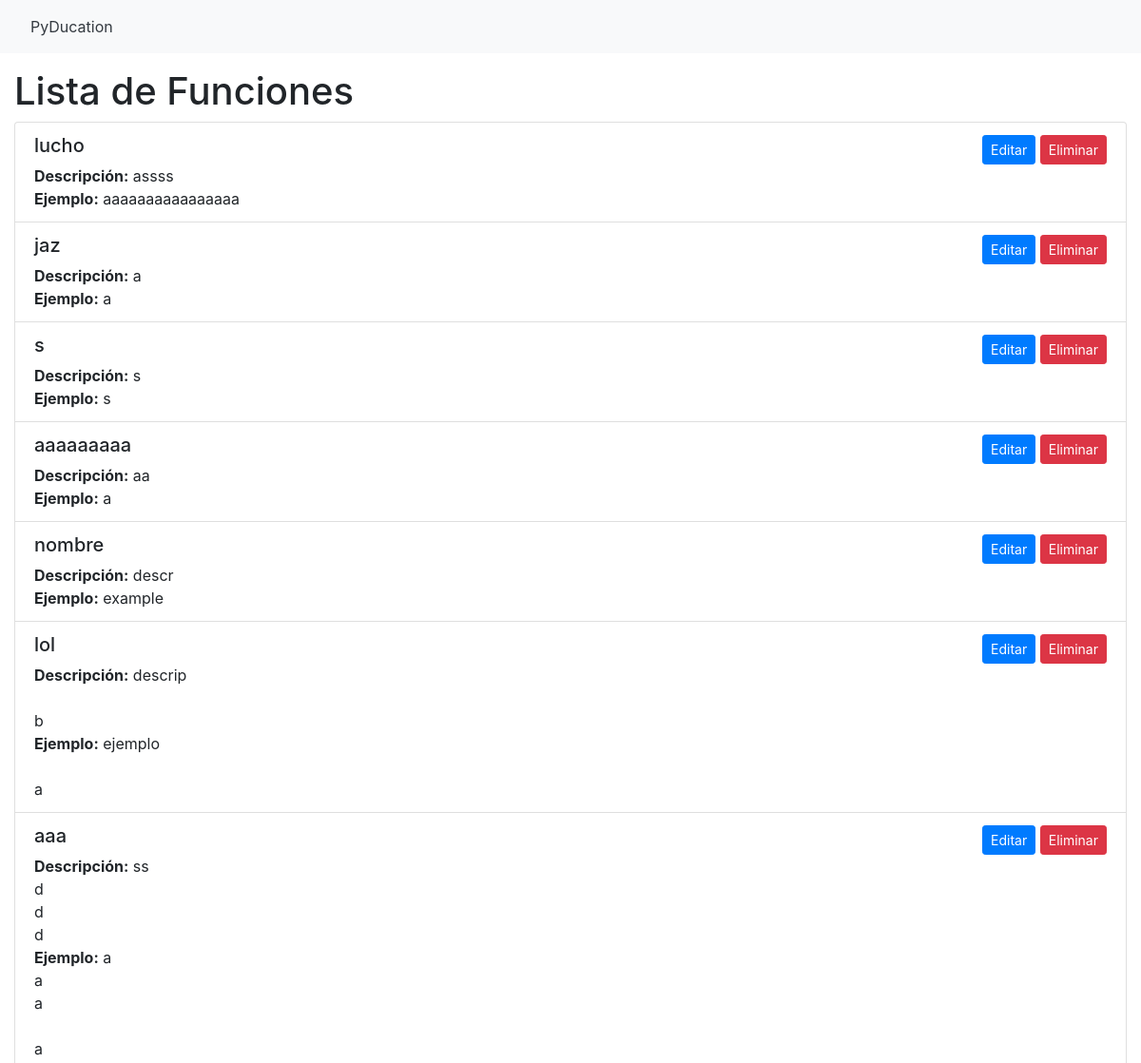
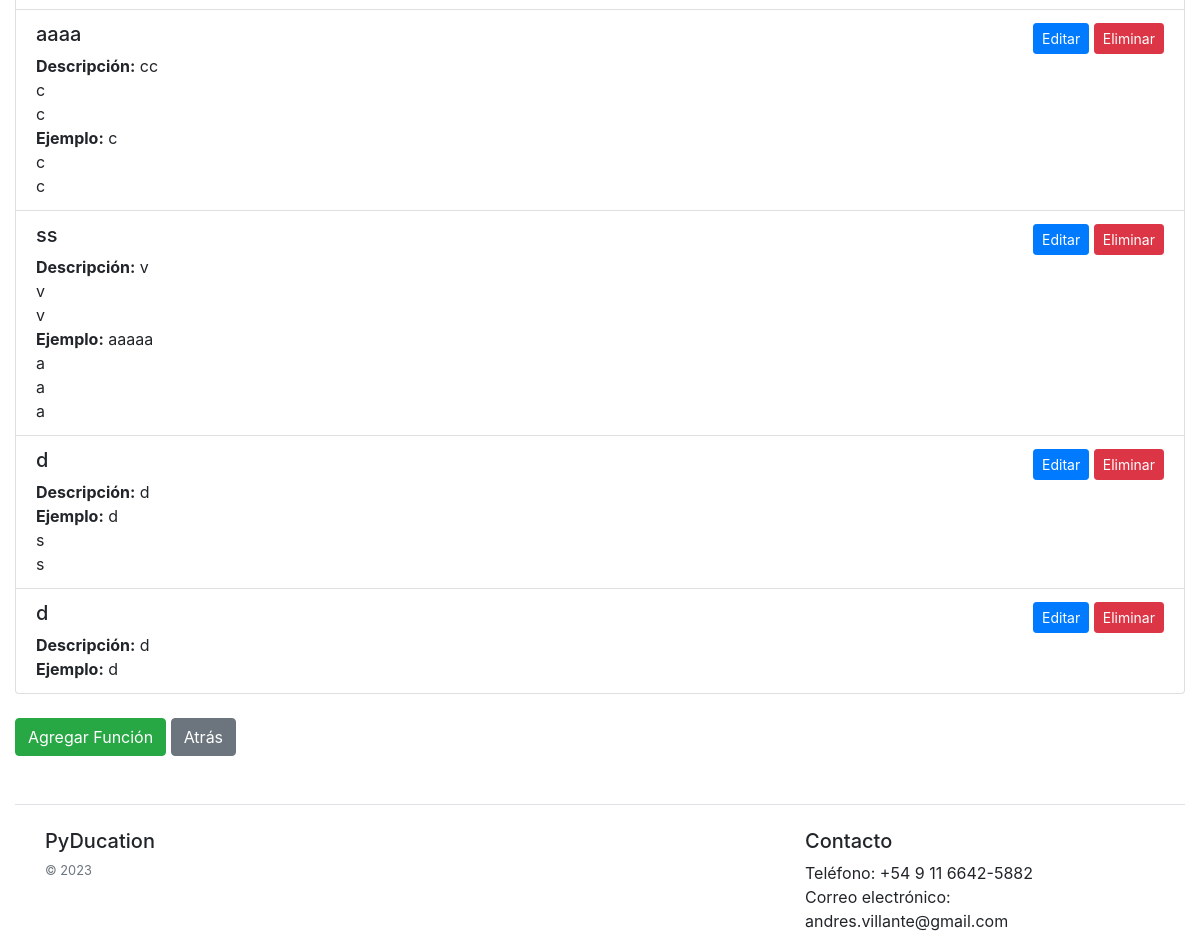
The page /functions_list/ on the database its author committed (2 pictures, top to bottom).
### blog/models.py (models this page shows)
class Function(models.Model):
    name = models.CharField(max_length=100)
    description = models.TextField()
    example = models.TextField()
    functions_created_by = models.ForeignKey(
        User,
        on_delete=models.CASCADE,
        related_name='functions_create',
        null=True,
        blank=True,
        default=None,
    )

### blog/views.py (the view)
# urls.py: path('functions_list/', FunctionListView.as_view(), name='function_list'),
class FunctionListView(ListView):
    model = Function
    template_name = 'functions/function_list.html'
    context_object_name = 'functions'

### PyDucation/templates/functions/function_list.html
{% extends 'PyDucation/base.html' %}
{% block content %}
  <h1>Lista de Funciones</h1>
  <ul class="list-group">
    {% for function in functions %}
      <li class="list-group-item">
        <div class="d-flex justify-content-between align-items-center">
          <h5>{{ function.name }}</h5>
          <div>
            <a href="{% url 'function_update' function.pk %}" class="btn btn-primary btn-sm">Editar</a>
            <a href="{% url 'function_delete' function.pk %}" class="btn btn-danger btn-sm">Eliminar</a>
          </div>
        </div>
        <p class="mb-0" style="white-space: pre-wrap;"><strong>Descripción:</strong> {{ function.description }}</p>
        <p class="mb-0" style="white-space: pre-wrap;"><strong>Ejemplo:</strong> {{ function.example }}</p>
      </li>
    {% empty %}
      <li class="list-group-item">No hay funciones todavía.</li>
    {% endfor %}
  </ul>
  <br>
  <a href="{% url 'function_create' %}" class="btn btn-success">Agregar Función</a>
  <a href="{% url 'pyducation' %}" class="btn btn-secondary">Atrás</a>
{% endblock %}

### rows shown on the page
Function: name "lucho", description "assss", example "aaaaaaaaaaaaaaaa"
Function: name "jaz", description "a", example "a"
Function: name "s", description "s", example "s"
Function: name "aaaaaaaaa", description "aa", example "a"
Function: name "nombre", description "descr", example "example"
Function: name "lol", description "descrip b", example "ejemplo a"
Function: name "aaa", description "ss d d d", example "a a a a"
Function: name "aaaa", description "cc c c", example "c c c"
Function: name "ss", description "v v v", example "aaaaa a a a"
Function: name "d", description "d", example "d s s"
Function: name "d", description "d", example "d"
